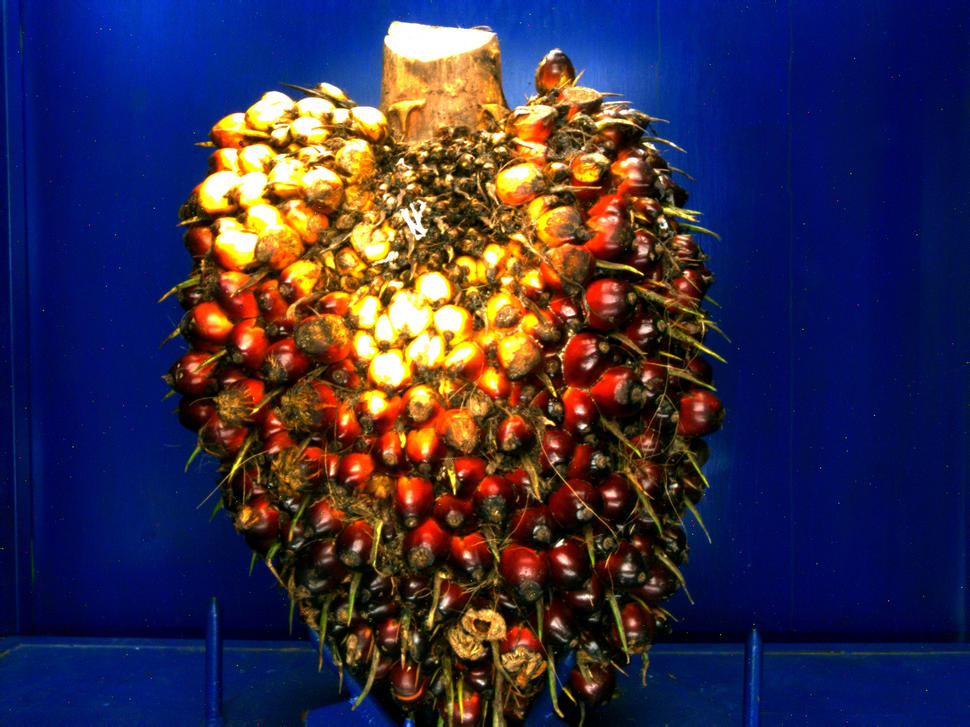
#> input picture Fruitset/Pic_20260923152205302.png, 970 x 727 px, shrunk from 1600 x 1200 before the run; its folder holds only this picture in this run
$ python analyze_image_quality.py   (older library calls are emulated)
#> lines starting #> are read from the running program, lines starting #| are printed output that depends on the picture

from pathlib import Path
import csv

import cv2
import numpy as np

ROOT = Path(__file__).resolve().parent.parent
SOURCE = ROOT / "Fruitset"
OUTPUT = ROOT / "results" / "02_image_quality"

OUTPUT.mkdir(parents=True, exist_ok=True)

extensions = {".jpg", ".jpeg", ".png", ".bmp", ".webp"}
rows = []

for path in sorted(SOURCE.rglob("*")):
    if not path.is_file() or path.suffix.lower() not in extensions:
        continue

    image = cv2.imread(str(path))
#> image is the input picture: shape (727, 970, 3); mean B, G, R 73.3, 46.4, 54.2

    if image is None:
        print(f"GAGAL MEMBACA: {path.name}")
        continue

    height, width = image.shape[:2]

    gray = cv2.cvtColor(image, cv2.COLOR_BGR2GRAY)
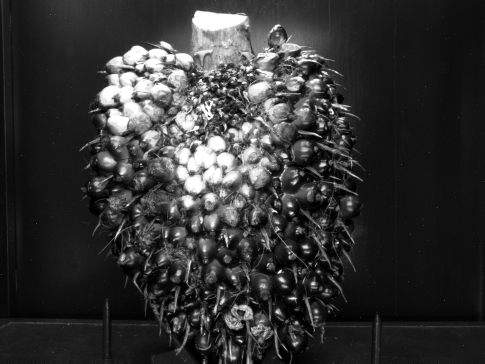
#> gray: shape (727, 970) (shown at 1/2 size); min 0, max 255, mean 51.8
    hsv = cv2.cvtColor(image, cv2.COLOR_BGR2HSV)
#> hsv: shape (727, 970, 3); mean H, S, V 74.5, 226.8, 111

    # Rata-rata intensitas grayscale: 0-255
    brightness = float(np.mean(gray))
#> brightness = 51.81

    # Varians Laplacian sebagai indikator ketajaman
    sharpness = float(cv2.Laplacian(gray, cv2.CV_64F).var())
#> sharpness = 520.7

    # Persentase piksel gelap dan terang
    dark_pct = float(np.mean(gray < 40) * 100)
#> dark_pct = 65.3
    bright_pct = float(np.mean(gray > 220) * 100)
#> bright_pct = 4.09

    # Distribusi hue hanya dihitung untuk piksel cukup jenuh
    saturation = hsv[:, :, 1]
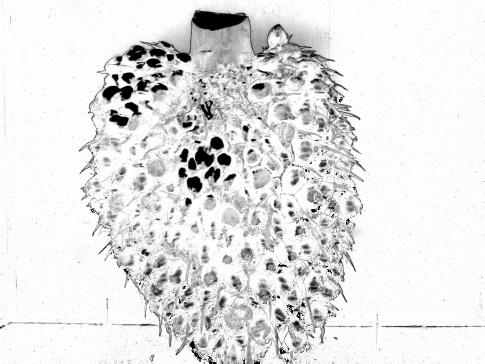
#> saturation: shape (727, 970) (shown at 1/2 size); min 0, max 255, mean 226.8
    hue = hsv[:, :, 0]
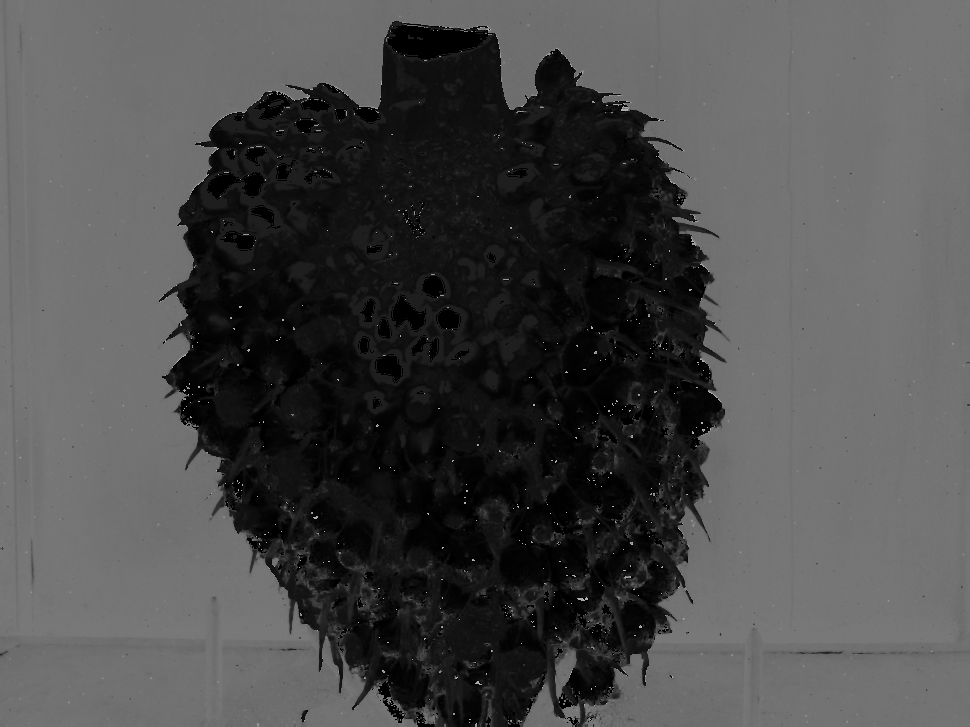
#> hue: shape (727, 970); min 0, max 179, mean 74.5
    valid_hue = hue[saturation > 40]

    if valid_hue.size:
        hue_mean = float(np.mean(valid_hue))
#> hue_mean = 76.03
        saturated_pct = float(np.mean(saturation > 40) * 100)
#> saturated_pct = 97.46
    else:
        hue_mean = ""
        saturated_pct = 0.0

    rows.append({
        "filename": path.name,
        "width": width,
        "height": height,
        "brightness_mean": round(brightness, 2),
        "laplacian_variance": round(sharpness, 2),
        "dark_pixels_pct": round(dark_pct, 2),
        "bright_pixels_pct": round(bright_pct, 2),
        "saturated_pixels_pct": round(saturated_pct, 2),
        "mean_hue_saturated_pixels": (
            round(hue_mean, 2) if hue_mean != "" else ""
        ),
    })

columns = [
    "filename",
    "width",
    "height",
    "brightness_mean",
    "laplacian_variance",
    "dark_pixels_pct",
    "bright_pixels_pct",
    "saturated_pixels_pct",
    "mean_hue_saturated_pixels",
]

output_file = OUTPUT / "image_quality.csv"

with output_file.open("w", newline="", encoding="utf-8-sig") as f:
    writer = csv.DictWriter(f, fieldnames=columns)
    writer.writeheader()
    writer.writerows(rows)

print("=" * 45)
print("ANALISIS KUALITAS CITRA TBS")
print("=" * 45)
print(f"Jumlah gambar dianalisis: {len(rows)}")
#| Jumlah gambar dianalisis: 1
print(f"Hasil CSV: {output_file}")

if rows:
    for key in [
        "brightness_mean",
        "laplacian_variance",
        "dark_pixels_pct",
        "bright_pixels_pct",
    ]:
        values = [r[key] for r in rows]
        print(
            f"{key}: minimum={min(values):.2f}, "
            f"maksimum={max(values):.2f}, "
            f"rata-rata={np.mean(values):.2f}"
        )
#> this loop made 4 passes
#> values on passes 1 to 4: [51.81], [520.6], [65.3], [4.09]
#> (printed output is left out)

print("Analisis selesai.")

$ run again, on Fruitset/Pic_20260923152208549.png
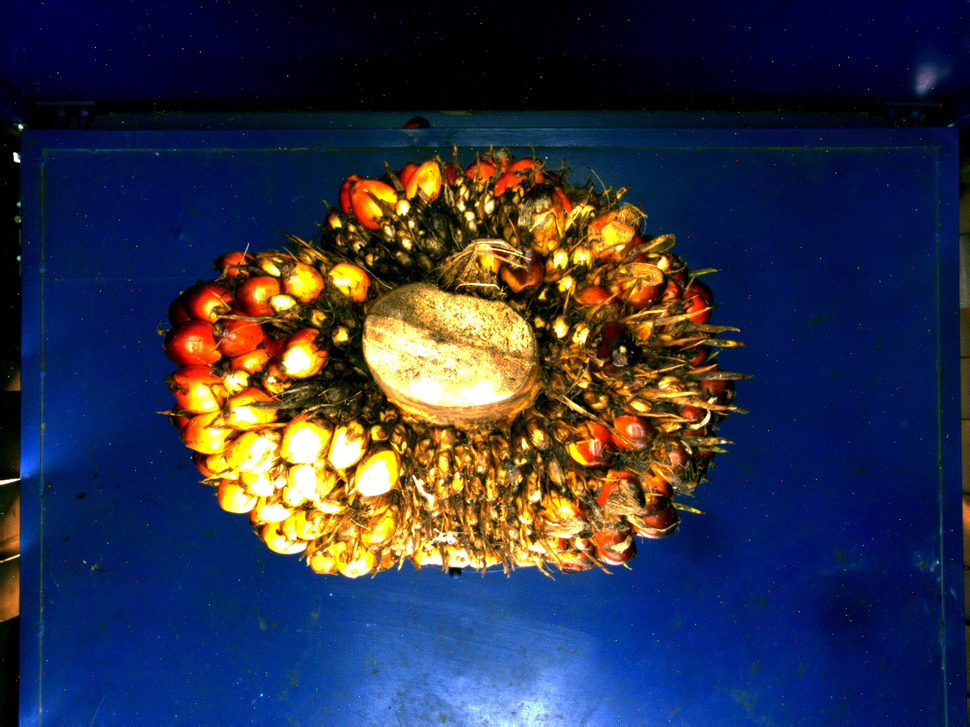
#> input picture Fruitset/Pic_20260923152208549.png, 970 x 727 px, shrunk from 1600 x 1200 before the run
#> image is the input picture: shape (727, 970, 3); mean B, G, R 71.7, 51.3, 47.1
#> `gray = cv2.cvtColor(image, cv2.COLOR_BGR2GRAY)`:
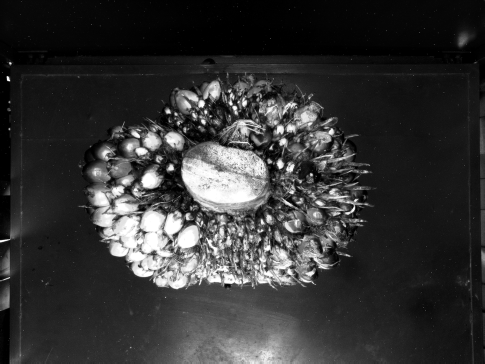
#> gray: shape (727, 970) (shown at 1/2 size); min 0, max 255, mean 52.3
#> hsv: shape (727, 970, 3); mean H, S, V 82.7, 221.6, 102.5
#> brightness = 52.35
#> sharpness = 641.5
#> dark_pct = 64.22
#> bright_pct = 4.53
#> `hue = hsv[:, :, 0]`:
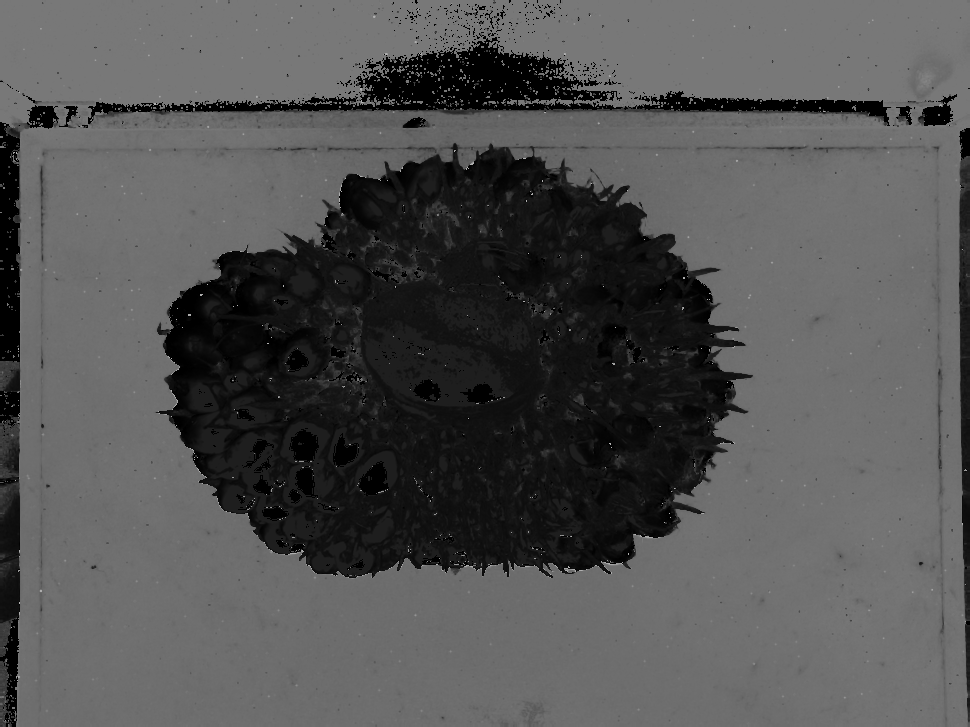
#> hue: shape (727, 970); min 0, max 179, mean 82.7
#> hue_mean = 86.68
#> saturated_pct = 95.05
#| Jumlah gambar dianalisis: 1
#> the loop `for key in [ "brightness_mean", "laplacian_variance", "dark_pixels_pct..` made 4 passes
#> values on passes 1 to 4: [52.35], [641.5], [64.22], [4.53]
#> (printed output is left out)

$ run again, on Fruitset/Pic_20260923152226022.png
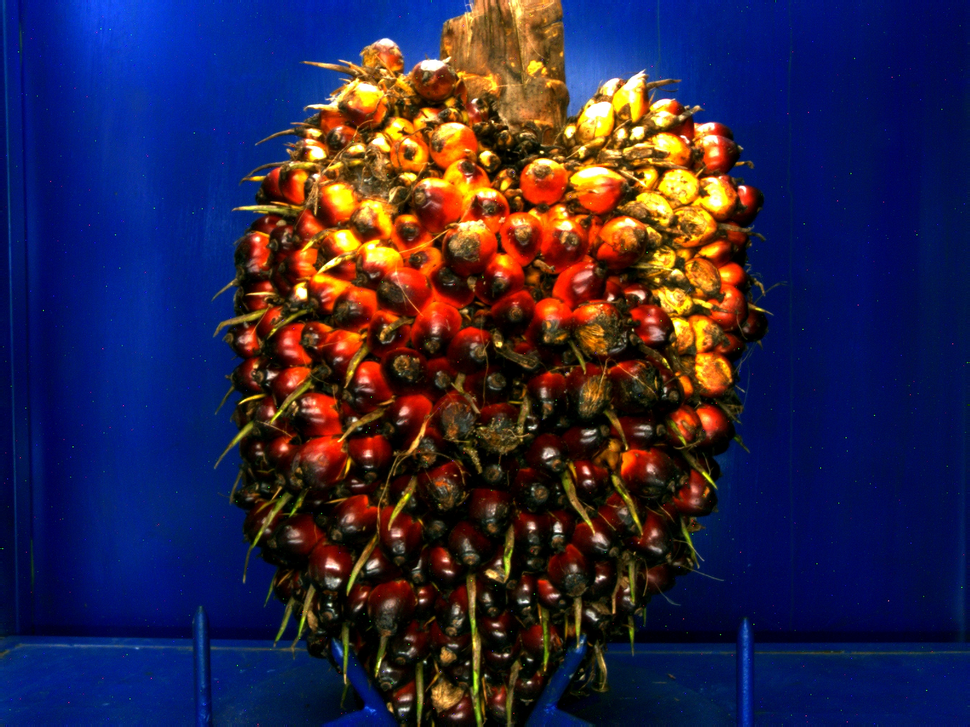
#> input picture Fruitset/Pic_20260923152226022.png, 970 x 727 px, shrunk from 1600 x 1200 before the run
#> image is the input picture: shape (727, 970, 3); mean B, G, R 69.8, 37, 44.4
#> `gray = cv2.cvtColor(image, cv2.COLOR_BGR2GRAY)`:
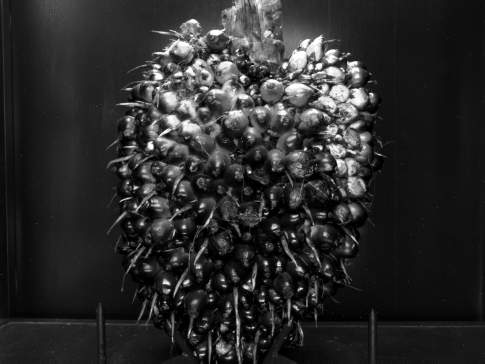
#> gray: shape (727, 970) (shown at 1/2 size); min 0, max 255, mean 43
#> hsv: shape (727, 970, 3); mean H, S, V 74.3, 231.6, 104.6
#> brightness = 42.97
#> sharpness = 397.3
#> dark_pct = 69.1
#> bright_pct = 1.62
#> `hue = hsv[:, :, 0]`:
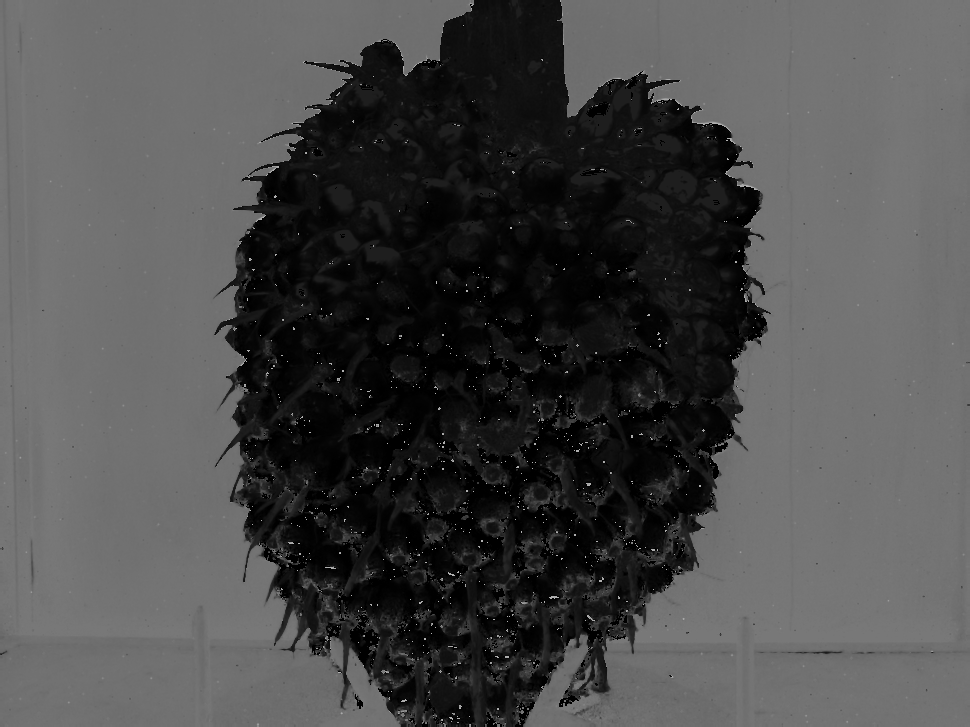
#> hue: shape (727, 970); min 0, max 179, mean 74.3
#> hue_mean = 75.25
#> saturated_pct = 98.36
#| Jumlah gambar dianalisis: 1
#> the loop `for key in [ "brightness_mean", "laplacian_variance", "dark_pixels_pct..` made 4 passes
#> values on passes 1 to 4: [42.97], [397.3], [69.1], [1.62]
#> (printed output is left out)
